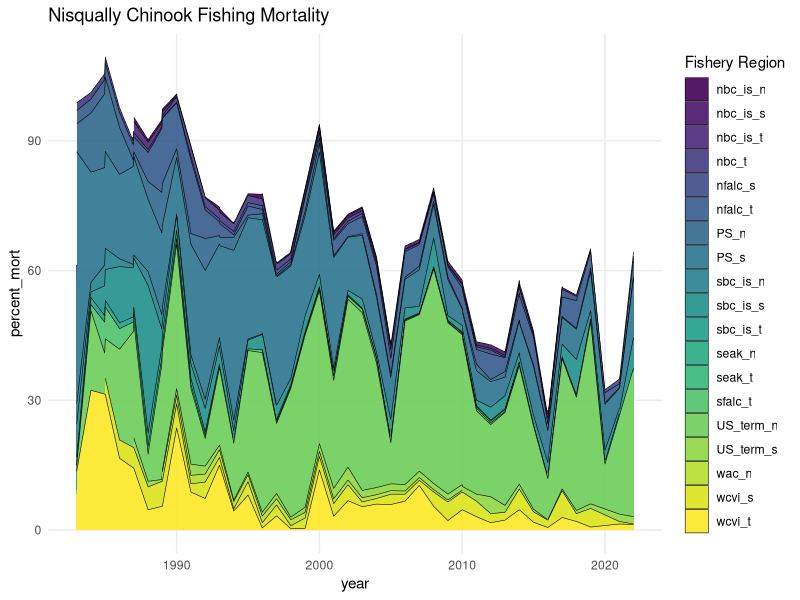
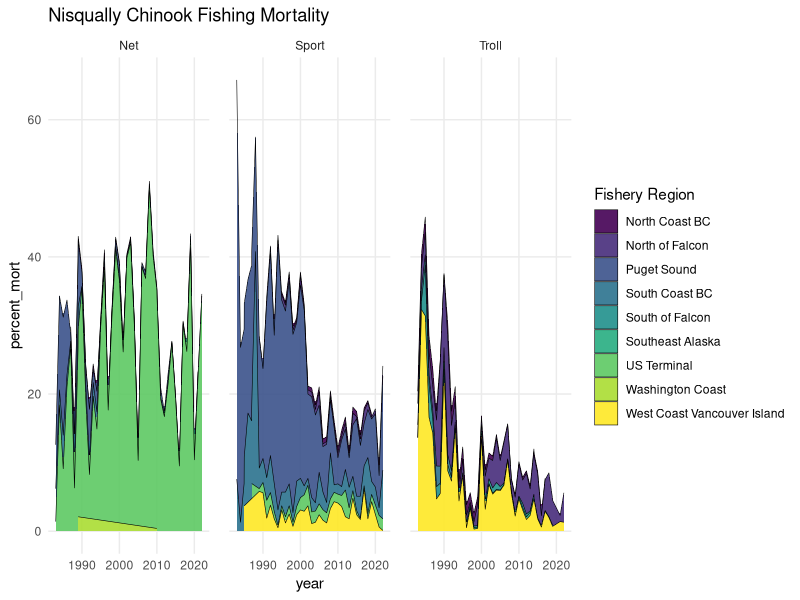
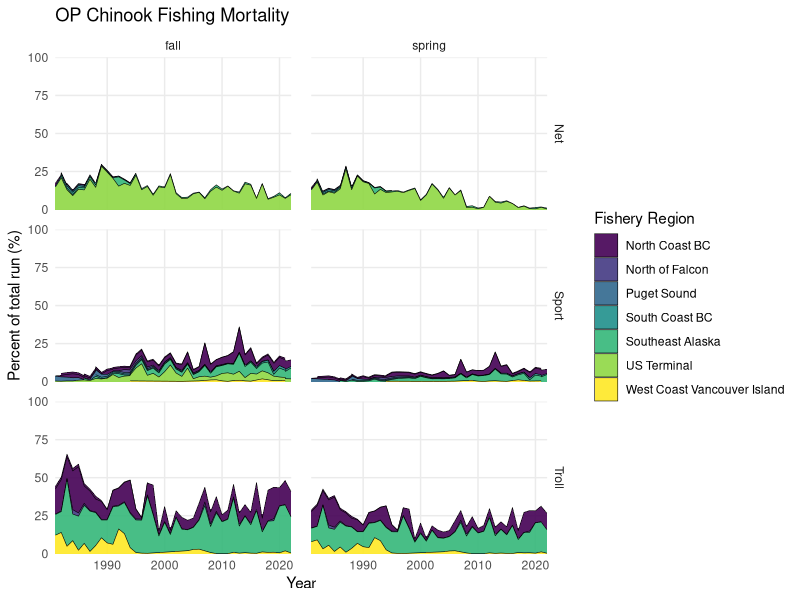
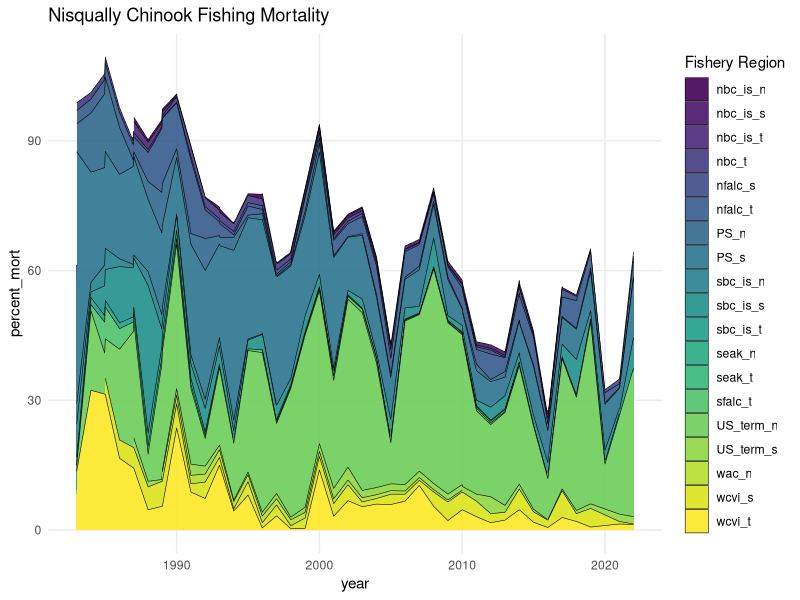
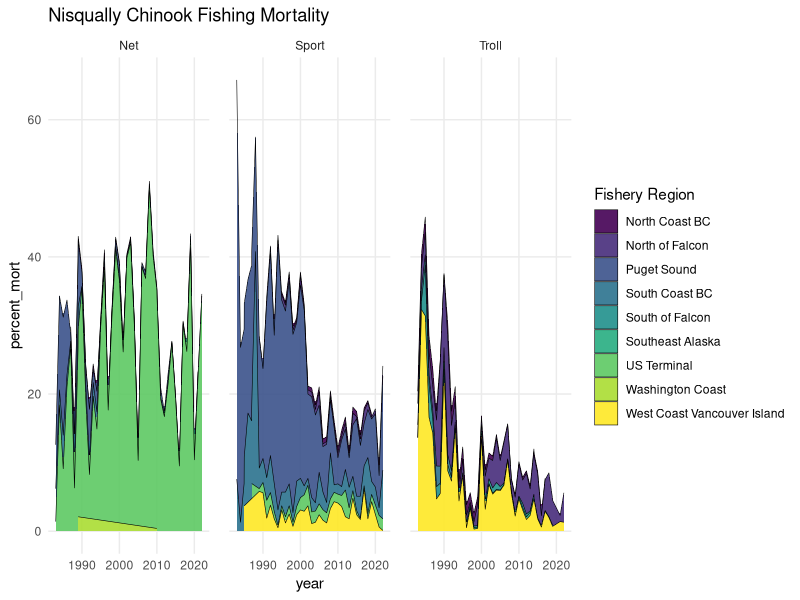
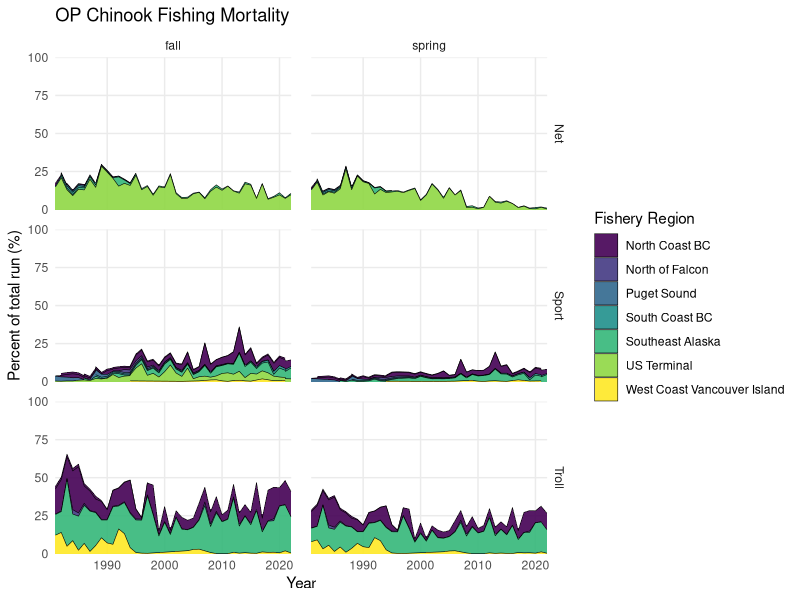

R code for these plots, in order: (Note: this script raises an error after producing the figures.)
library(tidyverse)
library(here)
library(readxl)
library(viridis)

# columns are the region_ either: n=Net, s=Sport, t=Troll.
col_index <- which(names(data) == "er")
col_index

data <- readxl::read_excel("data/PSTChinookCWT_data_April18_2025.xlsx")
head(data)

total_run_df<-data %>%  
  dplyr::select( year,population,region,total_run)

catch_distributions <- data %>%
  dplyr::select(c(1:39)) %>%
  gather(4:ncol(.), key = "fishery_region", value = "percent_mort") %>%
  dplyr::mutate(percent_mort = as.numeric(percent_mort)) %>%
  # check these with will.... only want to remove things that represent duplicate mortality
  # leave in terminal fishing?? 
  filter(!fishery_region %in% c("US_is_tot",
                        "nbc_is_tot",
                        "aabm_tot",
                        "sbc_is_tot", 
                        "esc_pct",
                        "er", # what is er???
                        "term_tot"
                        ))

# Nisqually ======= 
Nisqually_fish <- catch_distributions %>%
  filter(population == "Nisqually") %>% 
  # filter(population %in% c("Quillayute_fa","Queets_fa","Hoh_fa","Hoh_sp","Queets_sp")) %>% # include Grays harbor
  # dplyr::mutate(season = case_when(str_ends(population, "_fa") ~ "fall",
  #                                  str_ends(population, "_sp") ~ "spring",
  #                                  TRUE ~ "NA")) %>%
  # left_join(data %>% select( year,population,region,total_run)) %>%
  # left_join(total_run_df) %>% 
  # dplyr::mutate(total_run = as.numeric(total_run),
  #               number_mort = total_run*percent_mort) %>%
  # group_by(year, region, season, fishery_region) %>%
  # dplyr::summarise(total_mort = sum(number_mort),
  #                  total_run = sum(total_run)) %>% 
  dplyr::mutate(#percent_mort = total_mort/total_run,
                gear = case_when(
                  str_ends(fishery_region, "_t") ~ "Troll",
                  str_ends(fishery_region, "_n") ~ "Net",
                  str_ends(fishery_region, "_s") ~ "Sport",
                  # fishery_region == "stray"      ~ "stray",
                  TRUE                           ~ "NA"),
                broad_region = case_when(
                  # Alaska
                  str_detect(fishery_region, "^seak")     ~ "Southeast Alaska",
                  str_detect(fishery_region, "^ak_term")  ~ "Alaska Terminal",
                  
                  # Canada
                  str_detect(fishery_region, "^wcvi")     ~ "West Coast Vancouver Island",
                  str_detect(fishery_region, "^nbc")      ~ "North Coast BC",
                  str_detect(fishery_region, "^sbc")      ~ "South Coast BC",
                  str_detect(fishery_region, "^can_term") ~ "Canada Terminal",
                  
                  # South of Falcon (US)
                  str_detect(fishery_region, "^sfalc")    ~ "South of Falcon",
                  str_detect(fishery_region, "^nfalc")    ~ "North of Falcon",
                  str_detect(fishery_region, "^wac")      ~ "Washington Coast",
                  str_detect(fishery_region, "^PS")       ~ "Puget Sound",
                  str_detect(fishery_region, "^US_term")  ~ "US Terminal",
                  
                  # Other
                  fishery_region == "stray"               ~ "Stray",
                  TRUE                                    ~ "NA"))


Nisqually_FM <- ggplot(Nisqually_fish %>% filter(!is.na(gear),
                                          !gear == "NA", 
                                          !percent_mort ==0),
                aes(x = year,
                    y = percent_mort,
                    #group = gear#,   # preserves original %s 
                    fill  = fishery_region 
                    )) +
  geom_area(color = "black", size = 0.2, alpha = 0.9) +
  # facet_grid( ~ gear) +
  # scale_y_continuous(
  #   limits = c(0, 100),
  #   expand = c(0, 0),
  #   name = "Percent of total run (%)"
  # ) +
  # scale_x_continuous(
  #   name = "Year",
  #   expand = c(0, 0)
  # ) +
  labs(fill = "Fishery Region", title = "Nisqually Chinook Fishing Mortality") +
  theme_minimal() +
  theme(
    panel.grid.minor = element_blank(),
    panel.spacing = unit(1, "lines")
  ) + 
  scale_fill_viridis_d()

Nisqually_FM
ggsave("plots/Nisqually_Chinook_FishingMortality.jpeg", width = 8, height = 6)



Nisqually_FM <- ggplot(Nisqually_fish %>% filter(!is.na(gear),
                                                 !gear == "NA", 
                                                 !percent_mort ==0),
                       aes(x = year,
                           y = percent_mort,
                           #group = gear#,   # preserves original %s 
                           fill  = broad_region 
                       )) +
  geom_area(color = "black", size = 0.2, alpha = 0.9) +
 facet_grid( ~ gear) +
  # scale_y_continuous(
  #   limits = c(0, 100),
  #   expand = c(0, 0),
  #   name = "Percent of total run (%)"
  # ) +
  # scale_x_continuous(
  #   name = "Year",
  #   expand = c(0, 0)
  # ) +
  labs(fill = "Fishery Region", title = "Nisqually Chinook Fishing Mortality") +
  theme_minimal() +
  theme(
    panel.grid.minor = element_blank(),
    panel.spacing = unit(1, "lines")
  ) + 
  scale_fill_viridis_d()

Nisqually_FM
ggsave("plots/Nisqually_Chinook_FishingMortality_gear.jpeg", width = 8, height = 6)


# OP =======

Oly_Pen_fish <- catch_distributions %>%
  filter(region == "OP") %>% 
  # filter(population %in% c("Quillayute_fa","Queets_fa","Hoh_fa","Hoh_sp","Queets_sp")) %>% # include Grays harbor
  dplyr::mutate(season = case_when(str_ends(population, "_fa") ~ "fall",
                                   str_ends(population, "_sp") ~ "spring",
                                   TRUE ~ "NA")) %>%
# left_join(data %>% select( year,population,region,total_run)) %>%
  left_join(total_run_df) %>% 
  dplyr::mutate(total_run = as.numeric(total_run),
              number_mort = total_run*percent_mort) %>%
       group_by(year, region, season, fishery_region) %>%
dplyr::summarise(total_mort = sum(number_mort),
                 total_run = sum(total_run)) %>% 
dplyr::mutate(percent_mort = total_mort/total_run,
              gear = case_when(
                  str_ends(fishery_region, "_t") ~ "Troll",
                  str_ends(fishery_region, "_n") ~ "Net",
                  str_ends(fishery_region, "_s") ~ "Sport",
                 # fishery_region == "stray"      ~ "stray",
                  TRUE                           ~ "NA"),
              broad_region = case_when(
                  # Alaska
                  str_detect(fishery_region, "^seak")     ~ "Southeast Alaska",
                  str_detect(fishery_region, "^ak_term")  ~ "Alaska Terminal",
                  
                  # Canada
                  str_detect(fishery_region, "^wcvi")     ~ "West Coast Vancouver Island",
                  str_detect(fishery_region, "^nbc")      ~ "North Coast BC",
                  str_detect(fishery_region, "^sbc")      ~ "South Coast BC",
                  str_detect(fishery_region, "^can_term") ~ "Canada Terminal",
                  
                  # South of Falcon (US)
                  str_detect(fishery_region, "^sfalc")    ~ "South of Falcon",
                  str_detect(fishery_region, "^nfalc")    ~ "North of Falcon",
                  str_detect(fishery_region, "^wac")      ~ "Washington Coast",
                  str_detect(fishery_region, "^PS")       ~ "Puget Sound",
                  str_detect(fishery_region, "^US_term")  ~ "US Terminal",
                  
                  # Other
                  fishery_region == "stray"               ~ "Stray",
                  TRUE                                    ~ "NA"))
          
 
OP_FM <- ggplot(Oly_Pen_fish %>% filter(!is.na(gear), !gear == "NA", !percent_mort ==0),
       aes(x = year,
           y = percent_mort,
           group = fishery_region,   # preserves original %s
           fill  = broad_region )) +
  geom_area(color = "black", size = 0.2, alpha = 0.9) +
  facet_grid(gear~ season) +
  scale_y_continuous(
    limits = c(0, 100),
    expand = c(0, 0),
    name = "Percent of total run (%)"
  ) +
  scale_x_continuous(
    name = "Year",
    expand = c(0, 0)
  ) +
  labs(fill = "Fishery Region", title = "OP Chinook Fishing Mortality") +
  theme_minimal() +
  theme(
    panel.grid.minor = element_blank(),
    panel.spacing = unit(1, "lines")
  ) + 
  scale_fill_viridis_d()

OP_FM
ggsave("plots/OP_Chinook_FishingMortality.jpeg", width = 8, height = 6)

# Northern OR Coast ======
unique(N_OR_fish$population)

N_OR_fish <- catch_distributions %>% 
  filter(region == "OC") %>% 
  # left_join(data %>% select( year,population,region,total_run)) %>%
  left_join(total_run_df) %>% 
  dplyr::mutate(total_run = as.numeric(total_run),
                number_mort = total_run*percent_mort) %>%
  group_by(year, region, fishery_region) %>%
  dplyr::summarise(total_mort = sum(number_mort),
                   total_run = sum(total_run)) %>% 
  dplyr::mutate(percent_mort = total_mort/total_run,
                gear = case_when(
                  str_ends(fishery_region, "_t") ~ "Troll",
                  str_ends(fishery_region, "_n") ~ "Net",
                  str_ends(fishery_region, "_s") ~ "Sport",
                  # fishery_region == "stray"      ~ "stray",
                  TRUE                           ~ "NA"),
                broad_region = case_when(
                  # Alaska
                  str_detect(fishery_region, "^seak")     ~ "Southeast Alaska",
                  str_detect(fishery_region, "^ak_term")  ~ "Alaska Terminal",
                  
                  # Canada
                  str_detect(fishery_region, "^wcvi")     ~ "West Coast Vancouver Island",
                  str_detect(fishery_region, "^nbc")      ~ "North Coast BC",
                  str_detect(fishery_region, "^sbc")      ~ "South Coast BC",
                  str_detect(fishery_region, "^can_term") ~ "Canada Terminal",
                  
                  # South of Falcon (US)
                  str_detect(fishery_region, "^sfalc")    ~ "South of Falcon",
                  str_detect(fishery_region, "^nfalc")    ~ "North of Falcon",
                  str_detect(fishery_region, "^wac")      ~ "Washington Coast",
                  str_detect(fishery_region, "^PS")       ~ "Puget Sound",
                  str_detect(fishery_region, "^US_term")  ~ "US Terminal",
                  
                  # Other
                  fishery_region == "stray"               ~ "Stray",
                  TRUE                                    ~ "NA"))

N_OR_FM <- ggplot(N_OR_fish %>% filter(!is.na(gear), 
                                       !gear == "NA", 
                                       !percent_mort ==0),
                aes(x = year,
                    y = percent_mort,
                    group = fishery_region,   # preserves original %s
                    fill  = broad_region )) +
  geom_area(color = "black", size = 0.2, alpha = 0.9) +
  facet_grid( ~ gear) +
  scale_y_continuous(
    limits = c(0, 100),
    expand = c(0, 0),
    name = "Percent of total run (%)"
  ) +
  scale_x_continuous(
    name = "Year",
    expand = c(0, 0)
  ) +
  labs(fill = "Fishery Region", title = "N OR Chinook Fishing Mortality") +
  theme_minimal() +
  theme(
    panel.grid.minor = element_blank(),
    panel.spacing = unit(1, "lines")
  ) + 
  scale_fill_viridis_d()

N_OR_FM
ggsave("plots/NOR_Chinook_FishingMortality.jpeg", width = 8, height = 6)
